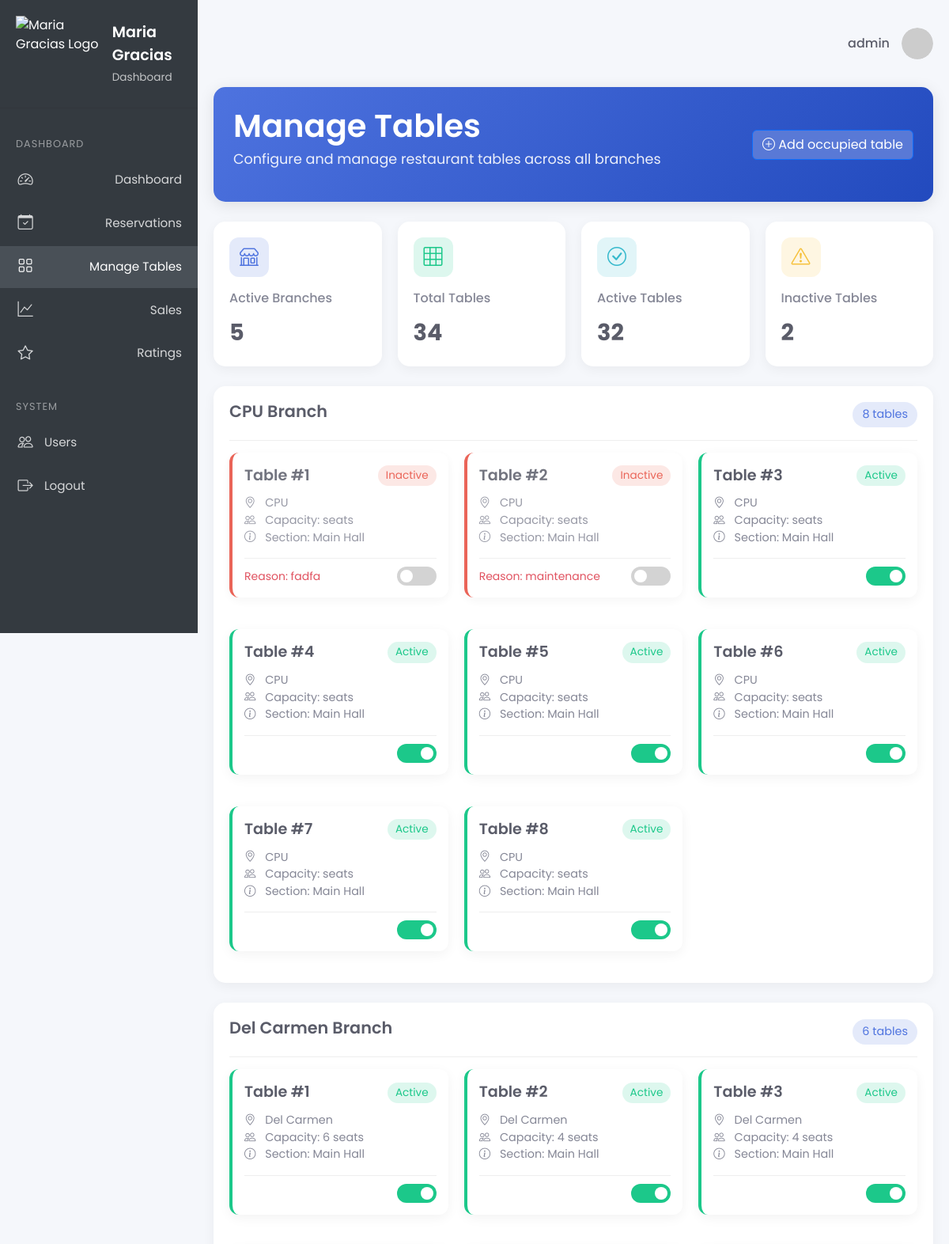
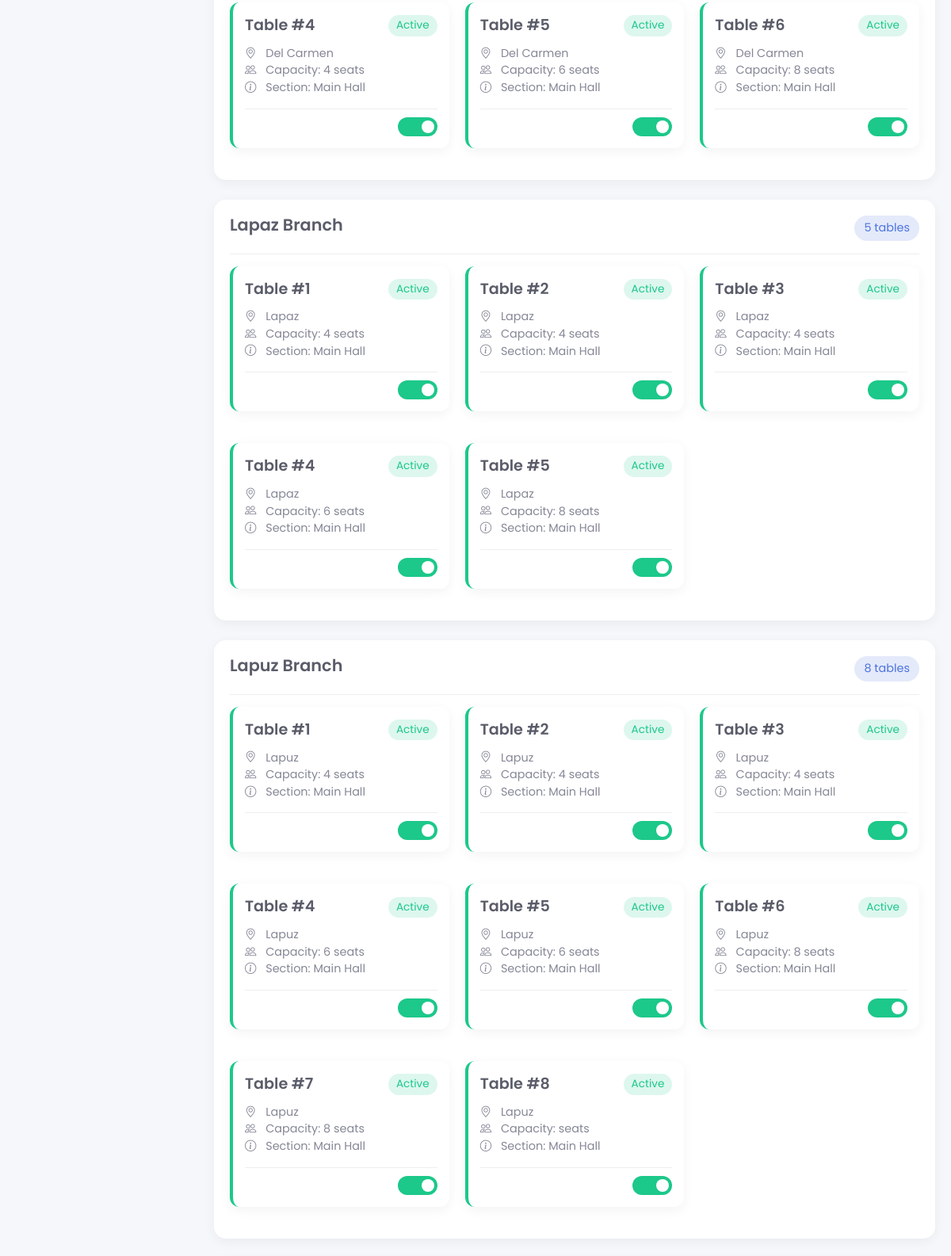
The page /admin1/manage_tables.php (signed in, upper part) on the database its author committed (2 pictures, top to bottom).
### tables this page shows
CREATE TABLE `users` (
  `id` int(255) NOT NULL,
  `name` varchar(255) NOT NULL,
  `cnum` varchar(20) NOT NULL,
  `username` varchar(255) NOT NULL,
  `password` varchar(255) NOT NULL,
  `role` enum('admin','user') NOT NULL DEFAULT 'user',
  `email` varchar(255) NOT NULL,
  `status` varchar(20) DEFAULT 'active'
);

CREATE TABLE `branches` (
  `id` int(11) NOT NULL,
  `name` varchar(255) NOT NULL
);

CREATE TABLE `restaurant_tables` (
  `table_id` int(11) NOT NULL,
  `branch_id` int(11) NOT NULL,
  `table_number` int(11) NOT NULL,
  `is_active` tinyint(1) DEFAULT 1,
  `capacity` varchar(255) NOT NULL,
  `disabled_reason` varchar(255) DEFAULT NULL
);

### admin1/manage_tables.php (the view, shortened to what this page needs)
<?php
    include '../conn.php';
$user_id = $_SESSION['id'];
$stmt = $conn->prepare("SELECT username, email FROM users WHERE id = ?");
$stmt->bind_param("i", $user_id);
$stmt->execute();
$stmt->bind_result($username, $email);
     $tables_result = $conn->query("SELECT is_active FROM restaurant_tables");
    $total_tables = 0;
    $active_tables = 0;
    $inactive_tables = 0;
    if ($tables_result) {
        while ($row = $tables_result->fetch_assoc()) {
            $total_tables++;
            if ($row['is_active']) {
                $active_tables++;
            } else {
                $inactive_tables++;
            }
        }
    }
    $username = ("SELECT email FROM users WHERE id = ?");
    $branches = $conn->query("SELECT * FROM branches");
    ?>
    <!DOCTYPE html>
    <html lang="en">
    <head>
        <link href="https://cdn.jsdelivr.net/npm/bootstrap@5.3.0/dist/css/bootstrap.min.css" rel="stylesheet">
        <link rel="stylesheet" href="https://cdn.jsdelivr.net/npm/bootstrap-icons/font/bootstrap-icons.css">
        <link rel="stylesheet" href="https://cdn.jsdelivr.net/npm/sweetalert2@11/dist/sweetalert2.min.css">
        <link rel="stylesheet" href="../css/manage_tables.css">
    </head>
    <body>
        <aside class="sidebar">
           <div class="sidebar-start">
        <div class="sidebar-head">
            <a href="" class="logo-wrapper" title="Home">
                <img src="../images/logo.png" alt="Maria Gracias Logo"
                     class="icon logo" aria-hidden="true"
                     style="height: 6.0em; width: auto; max-height: 100px;">
                <div class="logo-text">
                    <span class="logo-title">Maria Gracias</span>
                    <span class="logo-subtitle">Dashboard</span>
                </div>
            </a>
        </div>
                <div class="sidebar-body">
                    <ul class="sidebar-body-menu">
                        <span class="system-menu__title">Dashboard</span>
                        <li>
                            <a class="show-cat-btn" href="index.php">
                                <span class="icon home" aria-hidden="true"><i class="bi bi-speedometer2 active"></i></span>
                                Dashboard
                            </a>
                        </li>
                        <li>
                            <a class="show-cat-btn" href="manage_reservation.php">
                                <span class="icon document" aria-hidden="true"><i class="bi bi-calendar-check"></i></span>Reservations
                            </a>
                        </li>
                        <li>
                            <a class="show-cat-btn active" href="manage_tables.php">
                                <span class="icon folder" aria-hidden="true"><i class="bi bi-grid"></i></span> Manage Tables
                            </a>
                        </li>
                        <li>
                            <a class="show-cat-btn" href="sales.php">
                                <span class="icon paper" aria-hidden="true"><i class="bi bi-graph-up"></i></span>Sales
                            </a>
                        </li>
                        <li>
                    <a class="show-cat-btn" href="ratings.php">
                        <span class="icon paper" aria-hidden="true"><i class="bi bi-star"></i></span>Ratings
                    </a>
                </li>
                    </ul>
                    <span class="system-menu__title">system</span>
                    <ul class="sidebar-body-menu">
                        <li>
                             <a href="manage_users.php"><span class="icon edit" aria-hidden="true"><i class="bi bi-people"></i></span>Users</a>
                        </li>
                        <li>
                          <a href="logout.php"><span class="icon logout" aria-hidden="true"><i class="bi bi-box-arrow-right"></i></span>Logout</a>
                        </li>
                    </ul>
                </div>
            </div>
        </aside>
        <div class="main-content">
           <div class="top-nav">
            <div class="nav-user-wrapper">
                <a class="nav-link"><?php echo htmlspecialchars($email); ?></a>
                <button class="nav-user-btn">
                    <img src="https://ui-avatars.com/api/?name=<?php echo urlencode($email); ?>&background=random" class="nav-user-img" alt="<?php echo htmlspecialchars($username); ?>">
                </button>
            </div>
        </div>
            <div class="dashboard-header fade-in">
                <div class="d-flex justify-content-between align-items-center">
                    <div>
                        <h1 class="dashboard-title">Manage Tables</h1>
                        <p class="dashboard-subtitle">Configure and manage restaurant tables across all branches</p>
                    </div>
                    <div>
                        <a href="admin_add_reservation.php" class="btn btn-primary" style="background-color:#5979D6;">
  <i class="bi bi-plus-circle"></i> Add occupied table
</a>
                    </div>
                </div>
            </div>
            <div class="stats-grid fade-in delay-1">
                    <div class="stat-card">
        <div class="stat-icon bg-primary-light">
            <i class="bi bi-shop"></i>
        </div>
        <div class="stat-title">Active Branches</div>
        <div class="stat-value"><?= $branches->num_rows ?></div>
    </div>
    <div class="stat-card">
        <div class="stat-icon bg-success-light">
            <i class="bi bi-grid-3x3"></i>
        </div>
        <div class="stat-title">Total Tables</div>
        <div class="stat-value"><?= $total_tables ?></div>
    </div>
    <div class="stat-card">
        <div class="stat-icon bg-info-light">
            <i class="bi bi-check-circle"></i>
        </div>
        <div class="stat-title">Active Tables</div>
        <div class="stat-value"><?= $active_tables ?></div>
    </div>
    <div class="stat-card">
        <div class="stat-icon bg-warning-light">
            <i class="bi bi-exclamation-triangle"></i>
        </div>
        <div class="stat-title">Inactive Tables</div>
        <div class="stat-value"><?= $inactive_tables ?></div>
    </div>
</div>
            <div class="fade-in delay-2">
                <?php while ($branch = $branches->fetch_assoc()): ?>
                <div class="branch-card">
                    <div class="branch-header">
                        <h3 class="branch-title"><?= htmlspecialchars($branch['name']) ?> Branch</h3>
                        <span class="branch-badge">
                            <?php
                            $table_count_result = $conn->query("SELECT COUNT(*) as cnt FROM restaurant_tables WHERE branch_id = {$branch['id']}");
                            $table_count = $table_count_result ? $table_count_result->fetch_assoc()['cnt'] : 0;
                            echo $table_count . ' table' . ($table_count == 1 ? '' : 's');
                            ?>
                        </span>
                    </div>
                    <div class="tables-grid">
                        <?php
                        $tables = $conn->query("SELECT * FROM restaurant_tables
                                                WHERE branch_id = {$branch['id']}
                                                ORDER BY table_number");
                        while ($table = $tables->fetch_assoc()):
                            $isActive = $table['is_active'] ?? true;
                        ?>
                        <div class="table-card <?= !$isActive ? 'inactive' : '' ?>">
                            <div class="table-card-header">
                                <div class="table-number">Table #<?= $table['table_number'] ?></div>
                                <div class="table-status <?= $isActive ? 'status-active' : 'status-inactive' ?>">
                                    <?= $isActive ? 'Active' : 'Inactive' ?>
                                </div>
                            </div>
                            <div class="table-info">
                                <div><i class="bi bi-geo-alt me-2"></i> <?= htmlspecialchars($branch['name']) ?></div>
                                <div><i class="bi bi-people me-2"></i> Capacity: <?= $table['capacity'] ?? 4 ?> seats</div>
                                <div><i class="bi bi-info-circle me-2"></i> Section: <?= $table['section'] ?? 'Main Hall' ?></div>
                            </div>
                            <div class="table-card-footer">
                                <div>
                                    <?php if (!$isActive && !empty($table['disabled_reason'])): ?>
                                    <small class="text-danger">Reason: <?= htmlspecialchars($table['disabled_reason']) ?></small>
                                    <?php endif; ?>
                                </div>
                                <label class="table-toggle">
                                    <span class="table-toggle-slider"></span>
                                </label>
                            </div>
                        </div>
                        <?php endwhile; ?>
                    </div>
                </div>
                <?php endwhile; ?>
            </div>
        </div>
    </body>
    </html>

### rows shown on the page
users: email "admin"
branches: name "CPU", table_count "8"
restaurant_tables: table_number "1", is_active "Inactive", branch.name "CPU", section "Main Hall", disabled_reason "fadfa"
restaurant_tables: table_number "2", is_active "Inactive", branch.name "CPU", section "Main Hall", disabled_reason "maintenance"
restaurant_tables: table_number "3", is_active "Active", branch.name "CPU", section "Main Hall"
restaurant_tables: table_number "4", is_active "Active", branch.name "CPU", section "Main Hall"
restaurant_tables: table_number "5", is_active "Active", branch.name "CPU", section "Main Hall"
restaurant_tables: table_number "6", is_active "Active", branch.name "CPU", section "Main Hall"
restaurant_tables: table_number "7", is_active "Active", branch.name "CPU", section "Main Hall"
restaurant_tables: table_number "8", is_active "Active", branch.name "CPU", section "Main Hall"
branches: name "Del Carmen", table_count "6"
restaurant_tables: table_number "1", is_active "Active", branch.name "Del Carmen", capacity "6", section "Main Hall"
restaurant_tables: table_number "2", is_active "Active", branch.name "Del Carmen", capacity "4", section "Main Hall"
restaurant_tables: table_number "3", is_active "Active", branch.name "Del Carmen", capacity "4", section "Main Hall"
restaurant_tables: table_number "4", is_active "Active", branch.name "Del Carmen", capacity "4", section "Main Hall"
restaurant_tables: table_number "5", is_active "Active", branch.name "Del Carmen", capacity "6", section "Main Hall"
restaurant_tables: table_number "6", is_active "Active", branch.name "Del Carmen", capacity "8", section "Main Hall"
branches: name "Lapaz", table_count "5"
restaurant_tables: table_number "1", is_active "Active", branch.name "Lapaz", capacity "4", section "Main Hall"
restaurant_tables: table_number "2", is_active "Active", branch.name "Lapaz", capacity "4", section "Main Hall"
restaurant_tables: table_number "3", is_active "Active", branch.name "Lapaz", capacity "4", section "Main Hall"
restaurant_tables: table_number "4", is_active "Active", branch.name "Lapaz", capacity "6", section "Main Hall"
restaurant_tables: table_number "5", is_active "Active", branch.name "Lapaz", capacity "8", section "Main Hall"
branches: name "Lapuz", table_count "8"
restaurant_tables: table_number "1", is_active "Active", branch.name "Lapuz", capacity "4", section "Main Hall"
restaurant_tables: table_number "2", is_active "Active", branch.name "Lapuz", capacity "4", section "Main Hall"
restaurant_tables: table_number "3", is_active "Active", branch.name "Lapuz", capacity "4", section "Main Hall"
restaurant_tables: table_number "4", is_active "Active", branch.name "Lapuz", capacity "6", section "Main Hall"
restaurant_tables: table_number "5", is_active "Active", branch.name "Lapuz", capacity "6", section "Main Hall"
restaurant_tables: table_number "6", is_active "Active", branch.name "Lapuz", capacity "8", section "Main Hall"
restaurant_tables: table_number "7", is_active "Active", branch.name "Lapuz", capacity "8", section "Main Hall"
restaurant_tables: table_number "8", is_active "Active", branch.name "Lapuz", section "Main Hall"

### other values the page prints
$branches->num_rows "5"
$total_tables "34"
$active_tables "32"
$inactive_tables "2"
